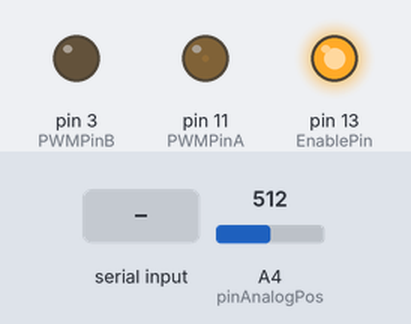
Recording of a sketch running on a simulated Arduino Uno, built with avr-gcc and run on an emulated ATmega328P. Parts: output pins drawn as LEDs (lit = HIGH). The test bench sets the inputs (shaded band); at power-on: A4 (pinAnalogPos) = 512. What the sketch prints to the serial monitor is not drawn.

Above: at 4.8 s.
4.9 s: "1" received over Serial
At 5.4 s:
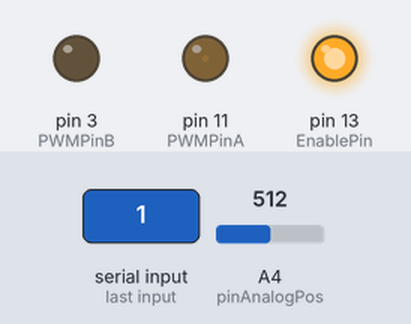
6.4 s: "0" received over Serial
At 7.8 s:
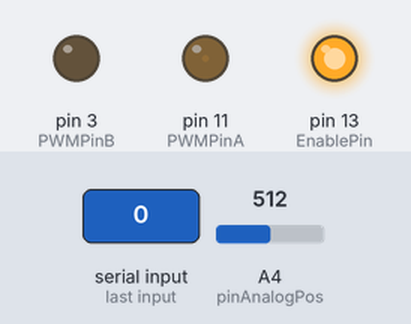
Timing chart, 0 to 9.4 s (numbered marks = the images above; inputs shaded):
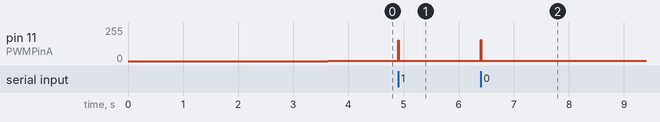

Measured:
- after the input at 4.9 s, pin 11 (PWMPinA): 1/255 → 157/255 at once, → 1/255 0.01 s later
- after the input at 6.4 s, pin 11 (PWMPinA): 1/255 → 159/255 at once, → 1/255 0.01 s later

The sketch:

TestSensor.ino
```cpp
// do the actuation asked bu the serial port communication

// note: all ''MUST AGREE'' definitions should be sent by serial during setup loop in further versions

// note: if microsecond used, will overflow after around 70 minutes after last boot (16MHz)
//       if milliseconds used, about 70 days

// time resolution for the control, in microseconds
// must agree with the definition on the control computer
int timeReso = 5000;

// time since of end of setup loop, ie reference time of actuation beginning
// unsigned long ActuationStart;
// time of last change of actuation
unsigned long TimeLastActuation;

// for waiting a bit for new buffer
unsigned long TimeLastBufferRequest;

// counter for sending feedback to the computer only each nAct new actuation
#define nAct 2;
int counterAct;

// pins for the control of the Moto shield
// should correspond with the jumpers on the board
int EnablePin = 13;   // pin for shield activation
int PWMPinA   = 11;   // pin for PWM control of out A
int PWMPinB   = 3 ;   // pin for PWM control of out B

// read analog position
#define pinAnalogPos 4
int ValueP;

// currentValueActuation
uint8_t cVA;

void setup() {

 Serial.begin(57600);
 delay(100);

 // configure the pins
 Serial.println(F("Conf pins"));
 pinMode(EnablePin,OUTPUT);
 pinMode(PWMPinA  ,OUTPUT);
 pinMode(PWMPinB  ,OUTPUT);

 Serial.print("SR1");
 delay(3500);

 // check the size of the rx buffer available
 int nBytesAvail = Serial.available();
 Serial.println(F("Bytes available from rx:"));
 delay(20);
 Serial.println(nBytesAvail);
 Serial.println();

 // intialize the time for the control
 // ActuationStart = millis();

 // start
 digitalWrite(EnablePin,HIGH);
 SetControl(0,0);

 // intialize time of last actuation
 TimeLastActuation = micros();
 TimeLastBufferRequest = micros();

 counterAct = nAct;
}

void loop() {

  // if less than half receive buffer full, ask for new data trunk
  // this must fit with the size of the custom rx buffer
  // note that the board should wait a bit before being allowed to ask again for buffer, since otherwise will ask for buffer before the new one is sent
  if ((Serial.available()<512)&&((micros()-TimeLastBufferRequest)>5*timeReso)){
    Serial.print('S');
    delay(5);
    TimeLastBufferRequest = micros();
  }

  // if time time to change output on the PWM, do it
  if((micros()-TimeLastActuation)>(timeReso)){
    TimeLastActuation = micros();
    if (Serial.available()){
    cVA = Serial.read();
    }
    else{
     cVA = 127;
    }
    if (cVA<128){
     SetControl(255-2*cVA,0);
    }
    else{
     SetControl(0,2*cVA-256);
    }

    if (counterAct<1){
       // send some report data to the computer
        // sends back by serial buffer data for checking
  ValueP = analogRead(pinAnalogPos);
  delay(1);
       Serial.println(ValueP);
       delay(1);
       counterAct = nAct;
    }

  counterAct = counterAct - 1;

  }

}

void SetControl(int VlA, int VlB){

 // set controls on PWM for A and B
 // PWM is between 0 and 255
 // cycle duty     0     100
 // each pin controls one output
 // 0 255 is 0V and 12V ie +12V (or any other value given as input voltage to the board)
 // 255 0 is 12V and 0V ie -12V ( ''                                                   )
 analogWrite(PWMPinA,VlA);
 analogWrite(PWMPinB,VlB);

}
```
